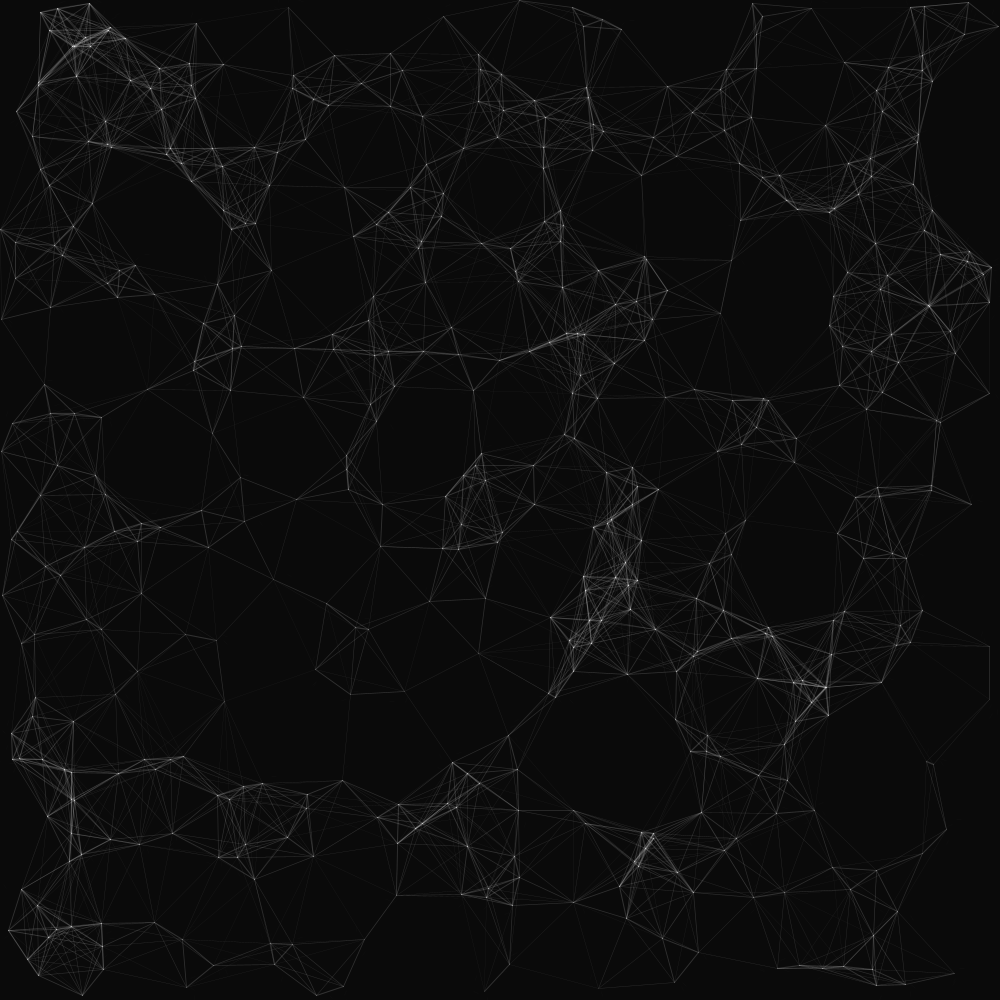
Frame 1 (no input)
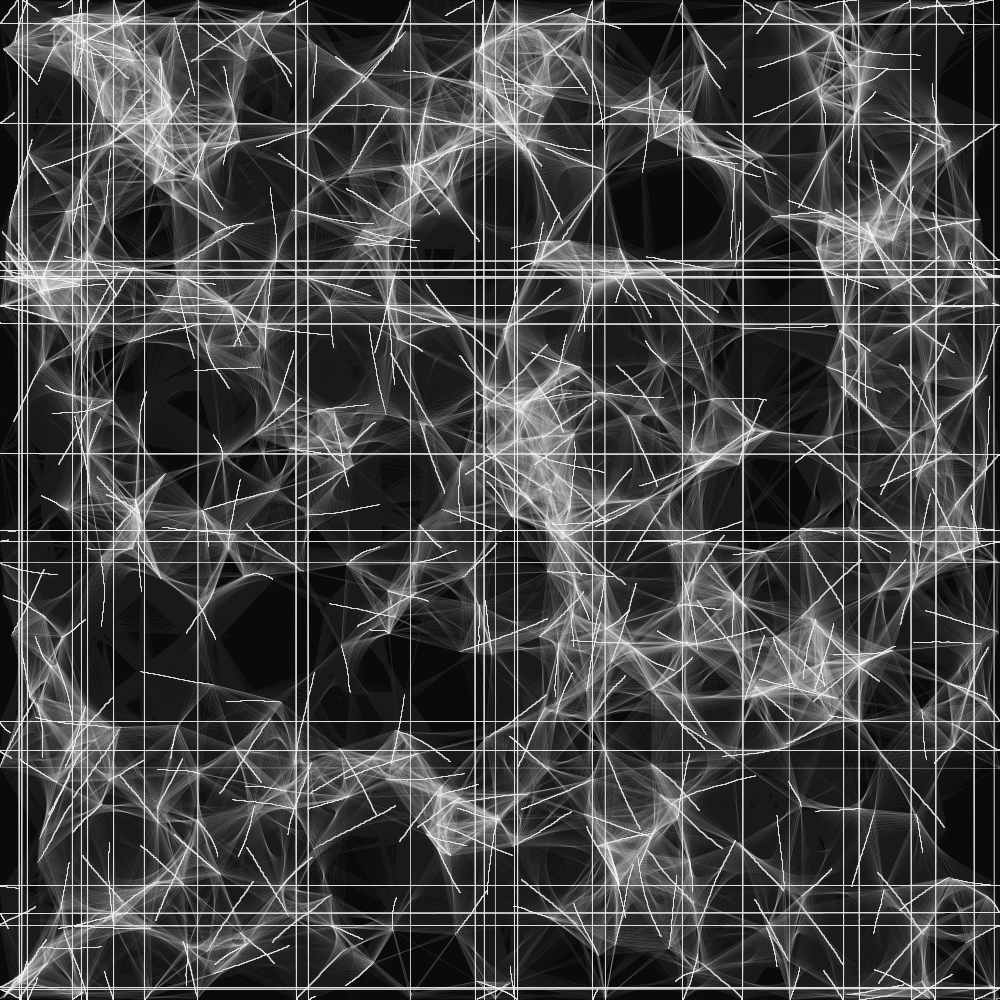
Frame 60 (the mouse pressed at the canvas centre just before this capture)
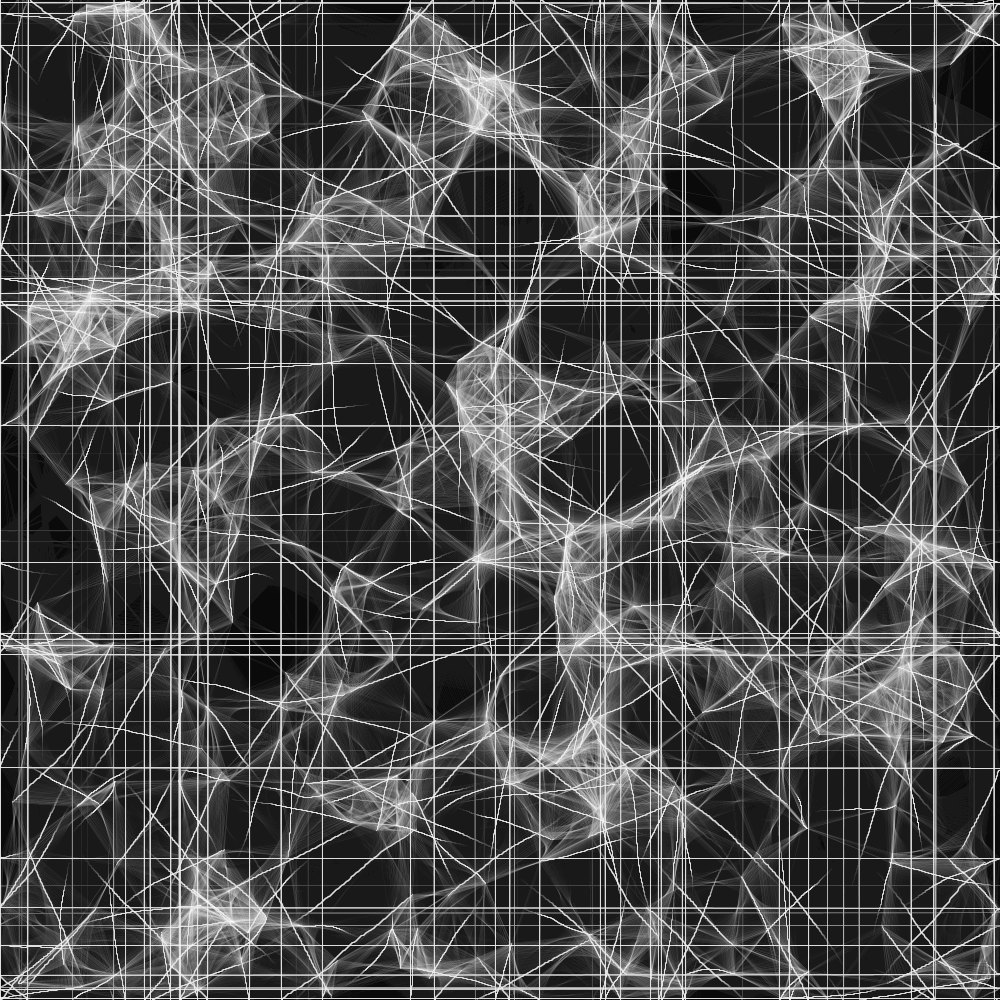
Frame 120 (the mouse held since frame 60 and released just before this capture)

The Processing sketch that drew these frames (run headless with seeded random() and noise(); from frame 60 on, the mouse is pressed at the canvas centre):

// Processing sketch: sketch_250511k
// ── sketch_250511k.pde
ArrayList<Agent> agents;
int numAgents = 500;
float connectionDistance = 100;

void setup() {
  size(1000, 1000);
  smooth();
  agents = new ArrayList<Agent>();
  for (int i = 0; i < numAgents; i++) {
    agents.add(new Agent());
  }
  background(10);
}

void draw() {
  // Fade previous frame slightly — acts like memory decay
  fill(10, 10, 10, 15); // Very transparent black
  noStroke();
  rect(0, 0, width, height);

  drawChaosLayer();
  drawConnectionLayer();

  for (Agent a : agents) {
    a.update();
    a.displayTrail();
  }
}

void drawChaosLayer() {
  stroke(255, 10);
  strokeWeight(0.2);

  for (Agent a : agents) {
    for (int i = 0; i < 3; i++) {
      float angle = noise(a.pos.x * 0.01, a.pos.y * 0.01, frameCount * 0.01 + i) * TWO_PI * 2;
      float r = random(3, 15);
      float x1 = a.pos.x + cos(angle) * r;
      float y1 = a.pos.y + sin(angle) * r;
      float x2 = x1 + cos(angle + PI/4) * 5;
      float y2 = y1 + sin(angle + PI/4) * 5;
      line(x1, y1, x2, y2);
    }
  }
}


void drawConnectionLayer() {
  stroke(255, 40);
  for (int i = 0; i < agents.size(); i++) {
    for (int j = i + 1; j < agents.size(); j++) {
      Agent a = agents.get(i);
      Agent b = agents.get(j);
      float d = dist(a.pos.x, a.pos.y, b.pos.x, b.pos.y);
      if (d < connectionDistance) {
        strokeWeight(map(d, 0, connectionDistance, 1.5, 0.05));
        line(a.pos.x, a.pos.y, b.pos.x, b.pos.y);
      }
    }
  }
}

class Agent {
  PVector pos, vel, acc;
  ArrayList<PVector> trail;

  Agent() {
    pos = new PVector(random(width), random(height));
    vel = PVector.random2D().mult(random(0.5, 1.5));
    acc = new PVector();
    trail = new ArrayList<PVector>();
  }

  void update() {
    // Slight unpredictable acceleration
    acc.add(PVector.random2D().mult(0.03));
    vel.add(acc);
    vel.limit(2.5);
    pos.add(vel);
    acc.mult(0);

    // Keep a trail of last positions
    trail.add(pos.copy());
    if (trail.size() > 80) {
      trail.remove(0);
    }

    // Wrap around screen
    if (pos.x < 0) pos.x += width;
    if (pos.y < 0) pos.y += height;
    if (pos.x > width) pos.x -= width;
    if (pos.y > height) pos.y -= height;
  }

  void displayTrail() {
    noFill();
    stroke(255, 70);
    strokeWeight(1);
    beginShape();
    for (int i = 0; i < trail.size(); i++) {
      PVector p = trail.get(i);
      curveVertex(p.x, p.y);
    }
    endShape();
  }
}
